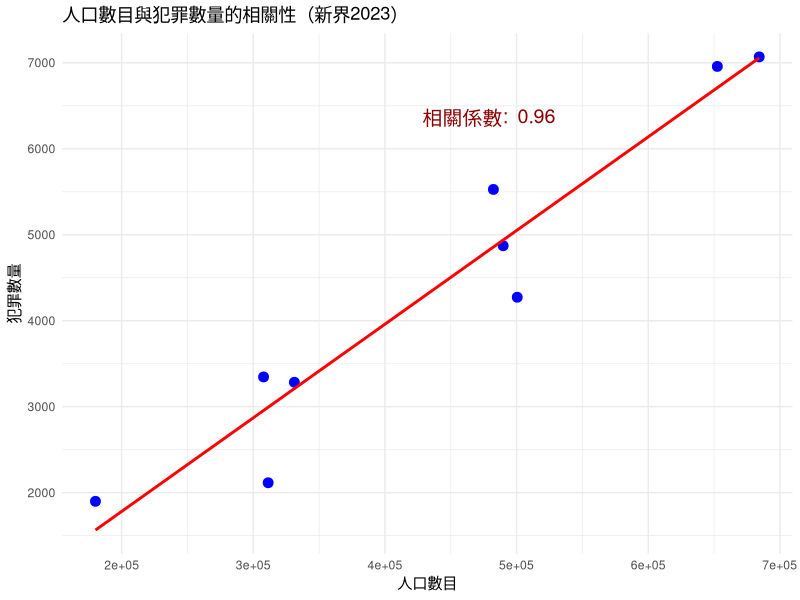

This figure's R source:
# 安裝必要的套件（如果尚未安裝）
if (!require(dplyr)) install.packages("dplyr")
if (!require(ggplot2)) install.packages("ggplot2")
if (!require(ggpubr)) install.packages("ggpubr")  # 用於添加相關性標籤

# 載入套件
library(dplyr)
library(ggplot2)
library(ggpubr)

# 數據準備：2022年人口數據（手動輸入）
population_data <- data.frame(
  區域 = c("沙田", "大埔", "北區", "西貢", "荃灣", "屯門", "元朗", "葵青", "離島"),
  人口數目 = c(684300, 311300, 331200, 489800, 307800, 500500, 652500, 482400, 180100) # 人口數據
)

# 數據準備：2023年犯罪數據
crime_data <- data.frame(
  區域 = c("沙田", "大埔", "北區", "西貢", "荃灣", "屯門", "元朗", "葵青", "離島"),
  犯罪數量2023 = c(7069, 2115, 3284, 4872, 3346, 4273, 6958, 5527, 1899)  # 犯罪數據
)

# 合併人口數據與犯罪數據
data <- merge(population_data, crime_data, by = "區域")

# 計算犯罪率（每千人犯罪數量）
data <- data %>%
  mutate(犯罪率每千人 = 犯罪數量2023 / 人口數目 * 1000)

# 計算人口數目與犯罪數量的相關係數
correlation <- cor(data$人口數目, data$犯罪數量2023)

# 繪製散點圖
ggplot(data, aes(x = 人口數目, y = 犯罪數量2023)) +
  geom_point(color = "blue", size = 3) +                                 # 散點
  geom_smooth(method = "lm", color = "red", se = FALSE) +               # 添加回歸線
  labs(
    title = "人口數目與犯罪數量的相關性（新界2023）",
    x = "人口數目",
    y = "犯罪數量"
  ) +
  annotate(
    "text", x = max(data$人口數目) * 0.7, y = max(data$犯罪數量2023) * 0.9,
    label = paste("相關係數: ", round(correlation, 2)),
    size = 5, color = "darkred"
  ) +
  theme_minimal()